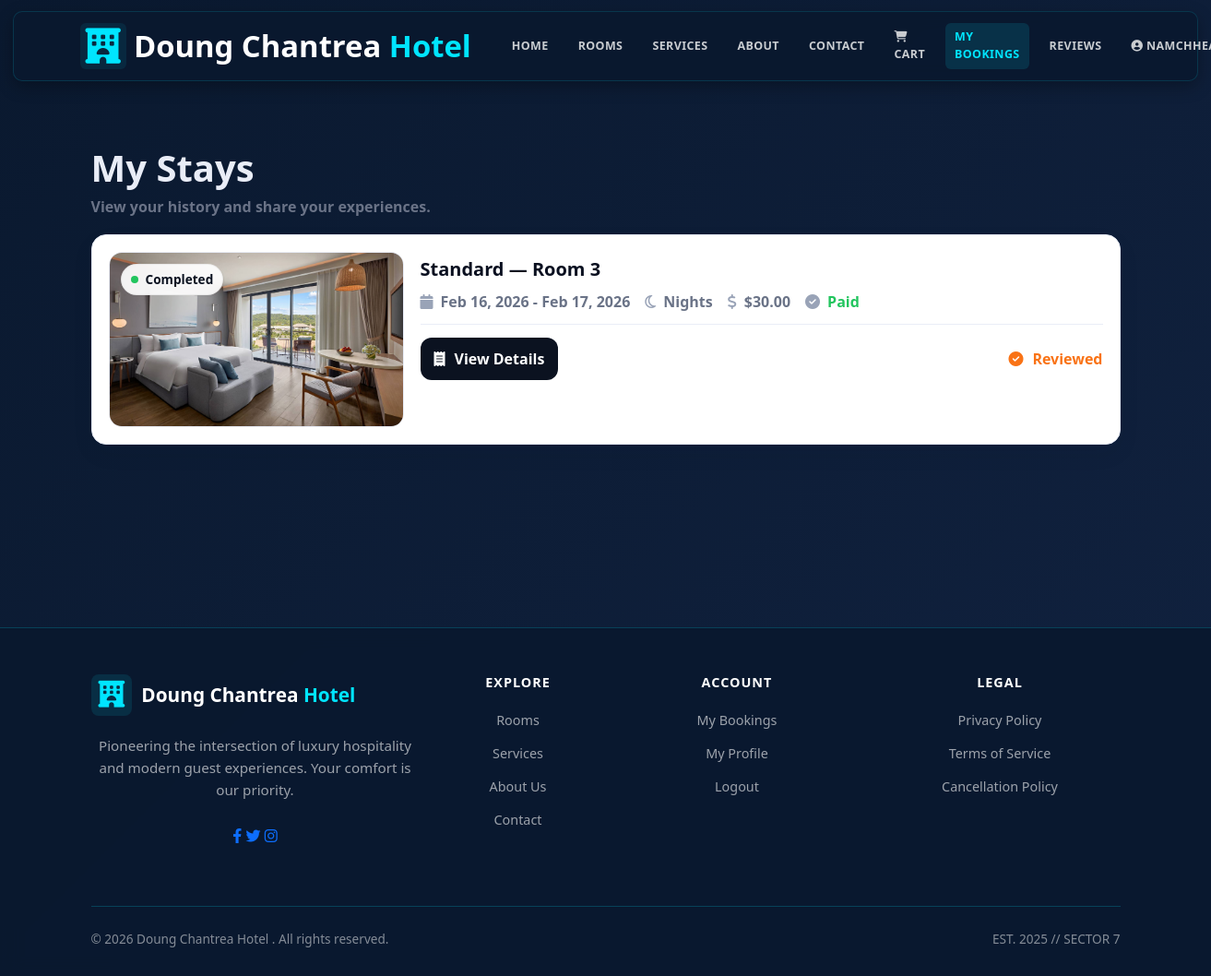
Before: /my-reservations/ (signed in) with the older database file.
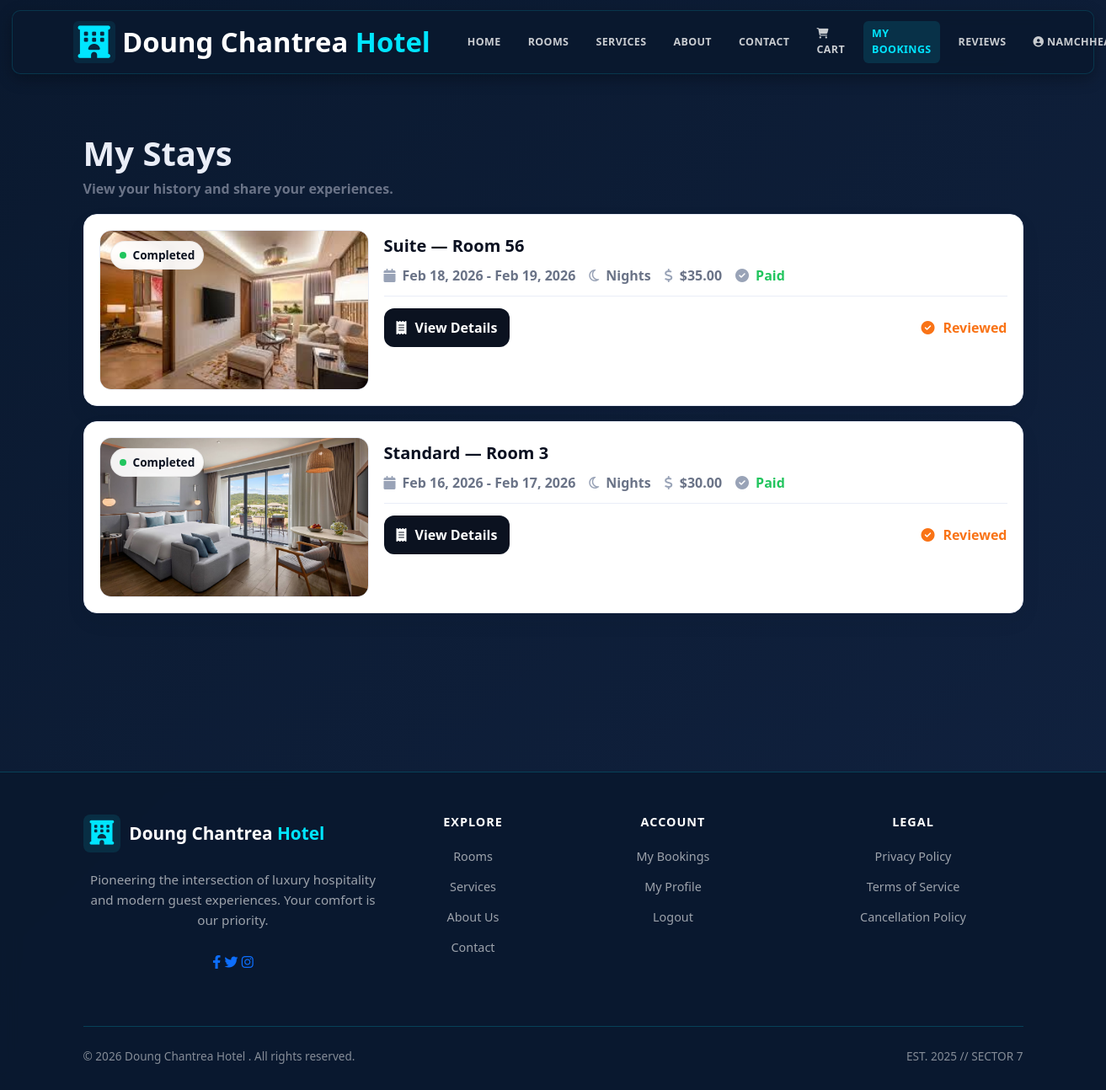
After: the same page with the newer database file.
### hotel/models.py (models this page shows, shortened)
class Reservation(models.Model):
    id = models.AutoField(primary_key=True)
    STATUS_CHOICES = [
        ('Pending', 'Pending'),
        ('Confirmed', 'Confirmed'),
        ('Checked In', 'Checked In'),
        ('Checked Out', 'Checked Out'),
        ('Cancelled', 'Cancelled'),
    ]
    guest = models.ForeignKey(Guest, on_delete=models.CASCADE, related_name='reservations')
    room = models.ForeignKey(Room, on_delete=models.CASCADE, related_name='reservations')
    handled_by = models.ForeignKey('Staff', on_delete=models.SET_NULL, null=True, blank=True, related_name='handled_reservations')
    check_in_date = models.DateField()
    check_out_date = models.DateField()
    booking_date = models.DateTimeField(auto_now_add=True)
    status = models.CharField(max_length=20, choices=STATUS_CHOICES, default='Pending')
    is_online_booking = models.BooleanField(default=True)
    number_of_guests = models.IntegerField(default=1, validators=[MinValueValidator(1)])
    special_requests = models.TextField(blank=True, null=True)
    total_price = models.DecimalField(max_digits=10, decimal_places=2, default=0, validators=[MinValueValidator(0)])
    class Meta:
        ordering = ['-booking_date']

class Room(models.Model):
    id = models.AutoField(primary_key=True)
    STATUS_CHOICES = [
        ('Available', 'Available'),
        ('Booked', 'Booked'),
        ('Maintenance', 'Maintenance'),
    ]
    room_number = models.CharField(max_length=10, unique=True)
    category = models.ForeignKey(RoomCategory, on_delete=models.CASCADE, related_name='rooms')
    assigned_staff = models.ForeignKey('Staff', on_delete=models.SET_NULL, null=True, blank=True, related_name='assigned_rooms')
    status = models.CharField(max_length=15, choices=STATUS_CHOICES, default='Available')
    floor = models.IntegerField(default=1, validators=[MinValueValidator(1), MaxValueValidator(100)])
    max_occupancy = models.IntegerField(default=2, validators=[MinValueValidator(1)])
    price = models.DecimalField(max_digits=10, decimal_places=2, null=True, blank=True, validators=[MinValueValidator(0)], help_text="Room-specific price (leave blank to use category base price)")
    amenities = models.TextField(default="WiFi, AC, TV", help_text="Comma-separated list of amenities")
    description = models.TextField(blank=True, null=True)
    image = models.ImageField(upload_to='rooms/', blank=True, null=True)
    created_at = models.DateTimeField(default=timezone.now)
    class Meta:
        ordering = ['room_number']

class RoomCategory(models.Model):
    id = models.AutoField(primary_key=True)
    category_name = models.CharField(max_length=50, unique=True)
    class Meta:
        verbose_name_plural = "Room Categories"

### hotel/views.py (the view)
# urls.py: path('my-reservations/', views.my_reservations, name='my_reservations'),
@login_required(login_url='login')
def my_reservations(request):
    try:
        guest = request.user.guest
        reservations = guest.reservations.select_related("room", "room__category").all()
        from .models import RoomRating
        reviewed_res_ids = set(
            RoomRating.objects.filter(user=request.user, reservation__guest=guest)
            .values_list("reservation_id", flat=True)
        )
        pending_reservations = guest.reservations.exclude(payment__payment_status__in=['Completed', 'Refunded'])
    except Guest.DoesNotExist:
        reservations = []
        reviewed_res_ids = set()
        pending_reservations = None
    context = {
        "reservations": reservations,
        "reviewed_res_ids": reviewed_res_ids,
        "pending_reservations": pending_reservations,
    }
    return render(request, "hotel/html/my_reservations.html", context)

### hotel/template/hotel/html/my_reservations.html (shortened to what this page needs)
{% extends 'hotel/html/base.html' %}
{% load static %}
{% block content %}
<div class="container stays-wrap">
  <div class="stays-head">
    <h1>My Stays</h1>
    <p>View your history and share your experiences.</p>
  </div>
  {% if reservations %}
    {% for r in reservations %}
      <div class="stay-card">
        <div class="stay-inner">
          <div class="stay-media">
            {% if r.status == 'Checked Out' %}
              <span class="pill completed"><span class="dot"></span> Completed</span>
            {% elif r.status == 'Confirmed' %}
              <span class="pill confirmed"><span class="dot"></span> Confirmed</span>
            {% elif r.status == 'Cancelled' %}
              <span class="pill cancelled"><span class="dot"></span> Cancelled</span>
            {% else %}
              <span class="pill pending"><span class="dot"></span> {{ r.status }}</span>
            {% endif %}
            {% if r.room.image %}
              <img src="{{ r.room.image.url }}" alt="Room image">
            {% else %}
              <img src="{% static 'hotel/img/hero.png' %}" alt="Room image">
            {% endif %}
          </div>
          <div>
            <div class="stay-title">
              {{ r.room.category.category_name }} — Room {{ r.room.room_number }}
            </div>
            <div class="stay-meta">
              <span class="meta-item">
                <i class="fas fa-calendar"></i>
                {{ r.check_in_date|date:"M d, Y" }} - {{ r.check_out_date|date:"M d, Y" }}
              </span>
              <span class="meta-item">
                <i class="far fa-moon"></i>
                {{ r.nights }} Nights
              </span>
              <span class="meta-item">
                <i class="fas fa-dollar-sign"></i>
                ${{ r.total_price }}
              </span>
              {% if r.payment %}
                {% if r.payment.payment_status == 'Completed' %}
                  <span class="meta-item" style="color: var(--success);">
                    <i class="fas fa-check-circle"></i> Paid
                  </span>
                {% else %}
                  <span class="meta-item" style="color: var(--danger);">
                    <i class="fas fa-exclamation-circle"></i> Payment Pending
                  </span>
                {% endif %}
              {% else %}
                <span class="meta-item" style="color: var(--danger);">
                  <i class="fas fa-exclamation-circle"></i> Payment Pending
                </span>
              {% endif %}
            </div>
            <div class="stay-actions">
              <a class="btnx btn-dark" href="{% url 'reservation_detail' r.id %}">
                <i class="fas fa-receipt"></i> View Details
              </a>
              {% if r.id in reviewed_res_ids %}
                <span class="reviewed">
                  <i class="fas fa-check-circle"></i> Reviewed
                </span>
              {% endif %}
            </div>
          </div>
        </div>
      </div>
    {% endfor %}
  {% else %}
    <div class="alert alert-info">
      <i class="fas fa-info-circle"></i> You don't have any reservations yet.
      <a href="{% url 'room_list' %}" class="btn btn-sm btn-primary">Browse Rooms</a>
    </div>
  {% endif %}
</div>
{% endblock %}

### hotel/template/hotel/html/base.html (shortened to what this page needs)
{% load static %}
<!DOCTYPE html>
<html lang="en">
<head>
    <link href="https://cdn.jsdelivr.net/npm/bootstrap@5.3.0/dist/css/bootstrap.min.css" rel="stylesheet">
    <link rel="stylesheet" href="https://cdnjs.cloudflare.com/ajax/libs/font-awesome/6.4.0/css/all.min.css">
    <link rel="stylesheet" href="{% static 'hotel/css/home.css' %}">
</head>
<body>
    <nav class="navbar navbar-expand-lg navbar-dark">
        <div class="container-lg">
            <a class="navbar-brand" href="{% url 'guest_home' %}">
                <i class="fas fa-hotel"></i>
                <span class="brand-text">Doung Chantrea <span class="highlight">Hotel</span></span>
            </a>
            <div class="collapse navbar-collapse" id="navbarNav">
                <ul class="navbar-nav ms-auto align-items-center">
                    <li class="nav-item">
                        <a class="nav-link {% if request.resolver_match.url_name == 'guest_home' %}active{% endif %}" href="{% url 'guest_home' %}">Home</a>
                    </li>
                    <li class="nav-item">
                        <a class="nav-link {% if request.resolver_match.url_name == 'room_list' %}active{% endif %}" href="{% url 'room_list' %}">Rooms</a>
                    </li>
                    <li class="nav-item">
                        <a class="nav-link {% if request.resolver_match.url_name == 'service' %}active{% endif %}" href="{% url 'service' %}">Services</a>
                    </li>
                    <li class="nav-item">
                        <a class="nav-link {% if request.resolver_match.url_name == 'about' %}active{% endif %}" href="{% url 'about' %}">About</a>
                    </li>
                    <li class="nav-item">
                        <a class="nav-link {% if request.resolver_match.url_name == 'contact' %}active{% endif %}" href="{% url 'contact' %}">Contact</a>
                    </li>
                    {% if user.is_authenticated %}
                        <li class="nav-item">
                            <a class="nav-link {% if request.resolver_match.url_name == 'view_cart' %}active{% endif %}" href="{% url 'view_cart' %}" style="position: relative;">
                                <i class="fas fa-shopping-cart"></i> Cart
                            </a>
                        </li>
                        <li class="nav-item">
                            <a class="nav-link {% if request.resolver_match.url_name == 'my_reservations' %}active{% endif %}" href="{% url 'my_reservations' %}">
                                My Bookings
                            </a>
                        </li>
                        <li class="nav-item">
                            <a class="nav-link {% if request.resolver_match.url_name == 'reviews' %}active{% endif %}" href="{% url 'reviews' %}">
                                Reviews
                            </a>
                        </li>
                        <li class="nav-item dropdown">
                            <a class="nav-link dropdown-toggle" href="#" id="userDropdown" role="button" data-bs-toggle="dropdown">
                                <i class="fas fa-user-circle"></i> {{ user.username }}
                            </a>
                        </li>
                    {% endif %}
                </ul>
            </div>
        </div>
    </nav>
    <main>
        <div class="container-lg">
            {% block content %}{% endblock %}
        </div>
    </main>
    <footer>
        <div class="container-lg">
            <div class="row">
                <div class="col-lg-4 mb-4">
                    <div class="footer-brand">
                        <i class="fas fa-hotel"></i>
                        <span class="brand-text">Doung Chantrea <span class="highlight">Hotel</span></span>
                    </div>
                    <p class="footer-description">
                        Pioneering the intersection of luxury hospitality and modern guest experiences. Your comfort is our priority.
                    </p>
                    <div class="social-icons">
                        <a href="#"><i class="fab fa-facebook-f"></i></a>
                        <a href="#"><i class="fab fa-twitter"></i></a>
                        <a href="#"><i class="fab fa-instagram"></i></a>
                    </div>
                </div>
                <div class="col-lg-2 col-md-6 mb-4 footer-section">
                    <h5>Explore</h5>
                    <ul class="footer-links">
                        <li><a href="{% url 'room_list' %}">Rooms</a></li>
                        <li><a href="{% url 'service' %}">Services</a></li>
                        <li><a href="{% url 'about' %}">About Us</a></li>
                        <li><a href="{% url 'contact' %}">Contact</a></li>
                    </ul>
                </div>
                <div class="col-lg-3 col-md-6 mb-4 footer-section">
                    <h5>Account</h5>
                    <ul class="footer-links">
                        {% if user.is_authenticated %}
                            <li><a href="{% url 'my_reservations' %}">My Bookings</a></li>
                            <li><a href="{% url 'user_profile' %}">My Profile</a></li>
                            <li><a class="logout-link" href="#" data-logout-url="{% url 'logout' %}">Logout</a></li>
                        {% else %}
                            <li><a href="{% url 'login' %}">Login</a></li>
                            <li><a href="{% url 'register' %}">Register</a></li>
                        {% endif %}
                    </ul>
                </div>
                <div class="col-lg-3 col-md-6 mb-4 footer-section">
                    <h5>Legal</h5>
                    <ul class="footer-links">
                        <li><a href="#">Privacy Policy</a></li>
                        <li><a href="#">Terms of Service</a></li>
                        <li><a href="#">Cancellation Policy</a></li>
                    </ul>
                </div>
            </div>
            <div class="footer-bottom">
                <div class="footer-meta">
                    <div>&copy; 2026 Doung Chantrea Hotel . All rights reserved.</div>
                    <div>EST. 2025 // SECTOR 7</div>
                </div>
            </div>
        </div>
    </footer>
</body>
</html>

### hotel/static/hotel/css/home.css (style rules this page uses)
* { margin: 0; padding: 0; box-sizing: border-box; font-family: 'Segoe UI', sans-serif; }
body { background-color: #f5f5f5; }
footer { background-color: #2c3e50; color: white; text-align: center; padding: 15px; }

### hotel/template/hotel/html/base.html (style rules this page uses)
:root { --primary: #00e5ff; --secondary: #0a192f; --dark-bg: rgba(10, 25, 47, 0.95); --light: #ecf0f1; --cyan-glow: rgba(0, 229, 255, 0.2); }
* { margin: 0; padding: 0; box-sizing: border-box; }
body { font-family: 'Segoe UI', Tahoma, Geneva, Verdana, sans-serif; background: linear-gradient(135deg, #0a192f 0%, #112240 100%); min-height: 100vh; color: #e6f1ff; }
.navbar { background: rgba(10, 25, 47, 0.95); backdrop-filter: blur(8px); border: 1px solid rgba(0, 229, 255, 0.14); border-radius: 10px; margin: 12px 14px; padding: 6px 18px; box-shadow: 0 6px 18px rgba(0, 0, 0, 0.28); position: sticky; top: 10px; left: 0; width: calc(100% - 28px); height: 76px; z-index: 1000; display: flex; align-items: center; }
.navbar .container-lg { display: flex; align-items: center; gap: 12px; padding-left: 0; padding-right: 0; }
.navbar-brand { font-weight: 700; font-size: 2.05rem; color: #fff !important; display: flex; align-items: center; gap: 8px; }
.navbar-brand i { color: #00e5ff; font-size: 2.4rem; padding: 6px; background: rgba(0, 229, 255, 0.08); border-radius: 6px; }
.navbar-brand .brand-text .highlight { color: #00e5ff; }
.nav-link { color: rgba(255,255,255,0.78) !important; transition: all 0.22s ease; margin: 0 6px; padding: 6px 10px !important; font-weight: 600; text-transform: uppercase; font-size: 0.78rem; letter-spacing: 0.4px; }
.nav-link.active { color: #00e5ff !important; background: rgba(0, 229, 255, 0.12); border-radius: 6px; }
main { min-height: calc(100vh - 300px); padding: 30px 0; }
footer { background: rgba(10, 25, 47, 0.95); backdrop-filter: blur(10px); border-top: 1px solid rgba(0, 229, 255, 0.2); color: rgba(255,255,255,0.7); padding: 50px 0 30px; margin-top: 80px; }
footer .footer-brand { display: flex; align-items: center; gap: 10px; margin-bottom: 20px; }
footer .footer-brand i { color: #00e5ff; font-size: 1.8rem; padding: 8px; background: rgba(0, 229, 255, 0.1); border-radius: 8px; }
footer .footer-brand .brand-text { font-size: 1.3rem; font-weight: 700; color: #fff; }
footer .footer-brand .highlight { color: #00e5ff; }
footer .footer-description { color: rgba(255,255,255,0.6); margin-bottom: 25px; font-size: 0.95rem; line-height: 1.6; }
footer .footer-section h5 { color: #fff; font-weight: 600; margin-bottom: 20px; text-transform: uppercase; font-size: 0.9rem; letter-spacing: 1px; }
footer .footer-links { list-style: none; padding: 0; }
footer .footer-links li { margin-bottom: 12px; }
footer .footer-links a { color: rgba(255,255,255,0.6); text-decoration: none; transition: all 0.3s ease; font-size: 0.9rem; }
footer .footer-bottom { border-top: 1px solid rgba(0, 229, 255, 0.2); margin-top: 40px; padding-top: 25px; text-align: center; color: rgba(255,255,255,0.5); font-size: 0.85rem; }
footer .footer-bottom .footer-meta { display: flex; justify-content: space-between; align-items: center; flex-wrap: wrap; gap: 15px; }

Changed rows visible on the page:
added Reservation: status "Checked Out" (drawn), room.image (picture), room.category.category_name "Suite", room.room_number "56", check_in_date "Feb 18, 2026", check_out_date "Feb 19, 2026", total_price "35.00", shows "Paid", shows "Reviewed"
